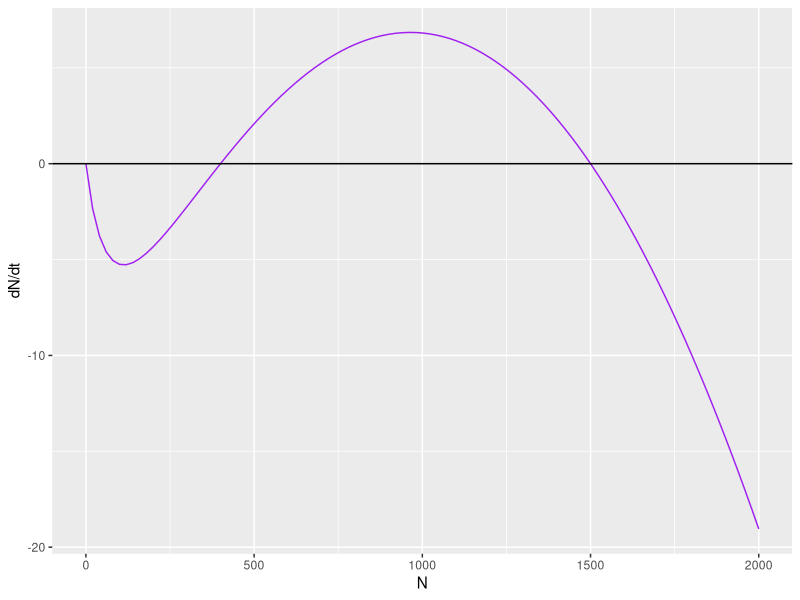
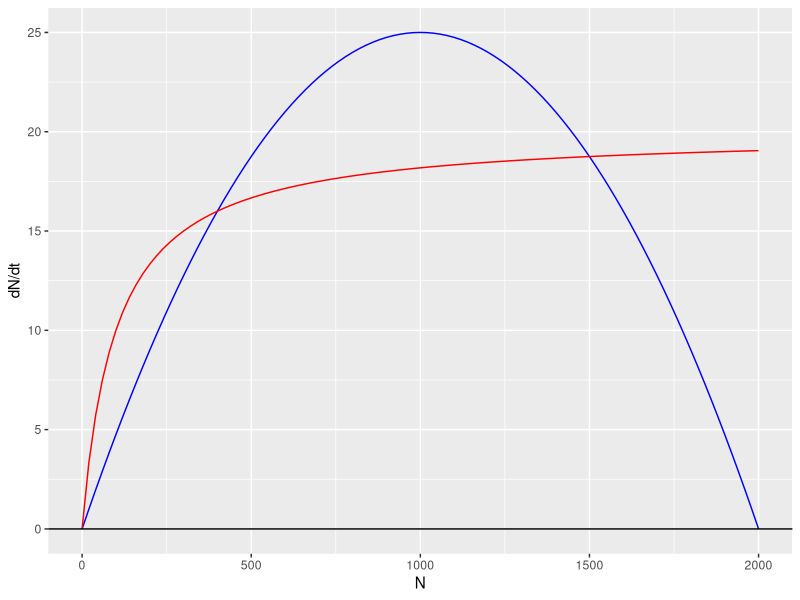
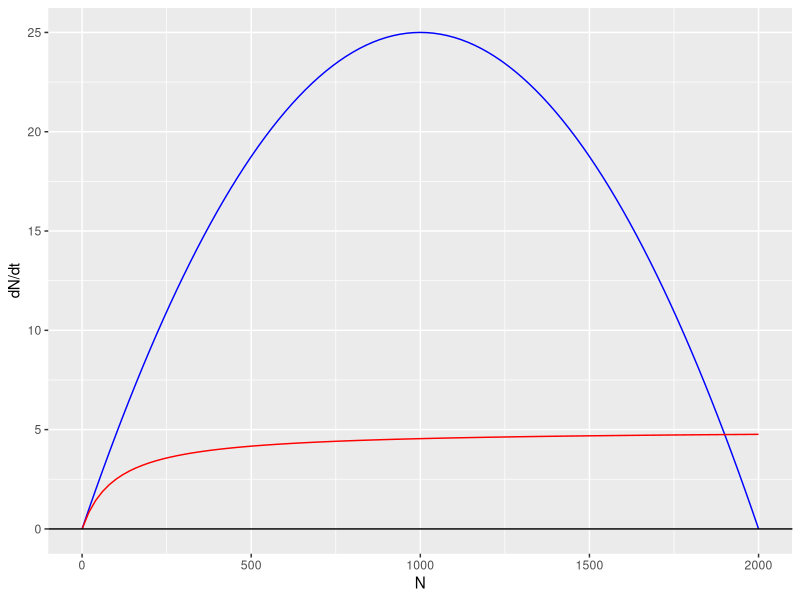
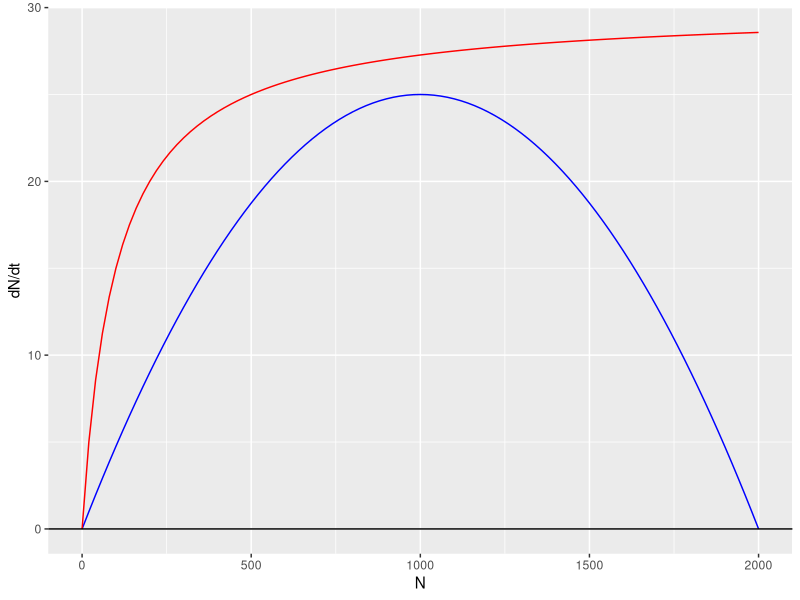
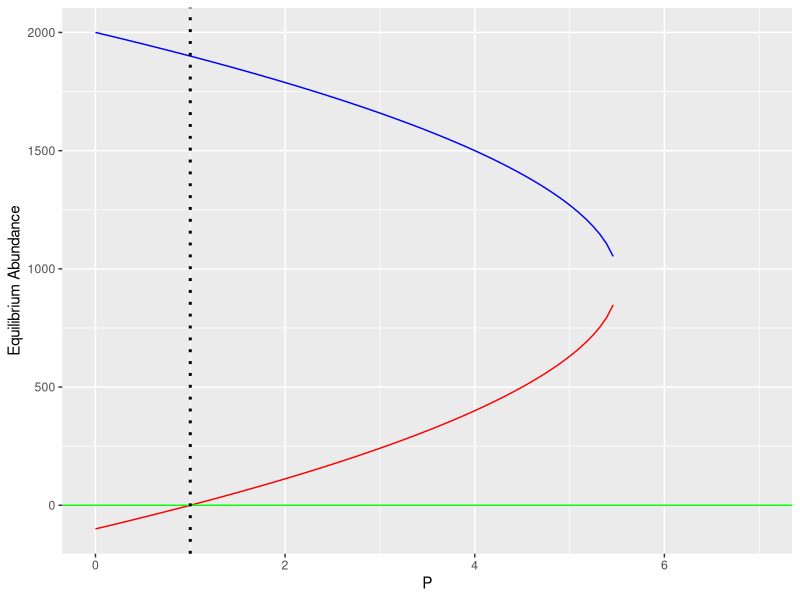

The R source for these figures, in order:
## ---- chunk 1
knitr::opts_chunk$set(echo = TRUE)
## ---- chunk 2

# Load necessary packages
library(tidyverse)

## ---- chunk 3

# Assign values to parameters of function
r <- 0.05
K <- 2000
P <- 4
a <- 0.05
h <- 0.2

# Create function using the model given
f <- function(N) (r * N) * (1 - N/K) - ((P * a * N)/(1 + (a * h * N))) 

# Plot the function
f_plot <- ggplot(data.frame(N = 0:2000), aes(x = N)) +
  stat_function(fun = f, color = "purple") +
  geom_hline(yintercept = 0) +
  ylab("dN/dt")

f_plot

## ---- chunk 4

# Assign values to parameters of function
r <- 0.05
K <- 2000
P <- 4
a <- 0.05
h <- 0.2

# Create function for the intrinsic population growth rate
f2 <- function(N) (r * N) * (1 - N/K) 

# Create function for the hunting rate
f3 <- function(N) ((P * a * N)/(1 + (a * h * N))) 

f2f3_plot <- ggplot(data.frame(N = 0:2000), aes(x = N)) +
  stat_function(fun = f2, color = "blue") +
  stat_function(fun = f3, color = "red") +  
  geom_hline(yintercept = 0) +
  ylab("dN/dt")

f2f3_plot

## ---- chunk 5

# Assign values to parameters of function
r <- 0.05
K <- 2000
P <- 1
a <- 0.05
h <- 0.2

# Create function for the intrinsic population growth rate
f4 <- function(N) (r * N) * (1 - N/K) 

# Create function for the hunting rate
f5 <- function(N) ((P * a * N)/(1 + (a * h * N))) 

f4f5_plot <- ggplot(data.frame(N = 0:2000), aes(x = N)) +
  stat_function(fun = f4, color = "blue") +
  stat_function(fun = f5, color = "red") +  
  geom_hline(yintercept = 0) +
  ylab("dN/dt")

f4f5_plot

## ---- chunk 6

# Assign values to parameters of function
r <- 0.05
K <- 2000
P <- 6
a <- 0.05
h <- 0.2

# Create function for the intrinsic population growth rate
f6 <- function(N) (r * N) * (1 - N/K) 

# Create function for the hunting rate
f7 <- function(N) ((P * a * N)/(1 + (a * h * N))) 

f6f7_plot <- ggplot(data.frame(N = 0:2000), aes(x = N)) +
  stat_function(fun = f6, color = "blue") +
  stat_function(fun = f7, color = "red") +  
  geom_hline(yintercept = 0) +
  ylab("dN/dt")

f6f7_plot

## ---- chunk 7

# Assign values to parameters of functions
r <- 0.05
K <- 2000
a <- 0.05
h <- 0.2
d <- 1/(a*h)

# Create function for the equilibrium at N = 400 (N*1)
f8 <- function(P) (1/2) * ((K - d) - sqrt((K-d)^2 + ((4*K*d)/(r)) * (r - a * P)))

# Create function for the equilibrium at N = 1500 (N*2)
f9 <- function(P) (1/2) * ((K - d) + sqrt((K-d)^2 + ((4*K*d)/(r)) * (r - a * P)))


f8f9_plot <-ggplot(data.frame(P = 0:7) , aes(x = P)) +
stat_function(fun = f8, color = "red") + stat_function(fun = f9, color = "blue") +
  geom_hline(yintercept = 0, color = "green") +
  geom_vline(xintercept = 1, linetype = "dotted", size = 1) +
  ylab("Equilibrium Abundance")

f8f9_plot

